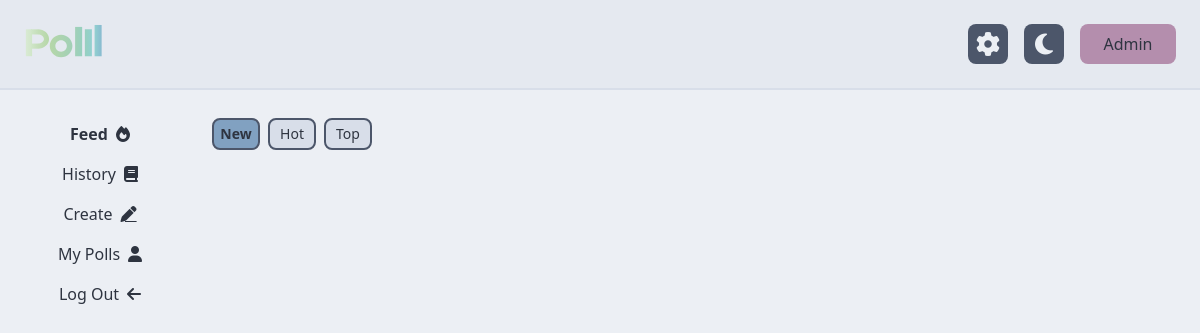
The page /home/feed (signed in) on the database as committed earlier.
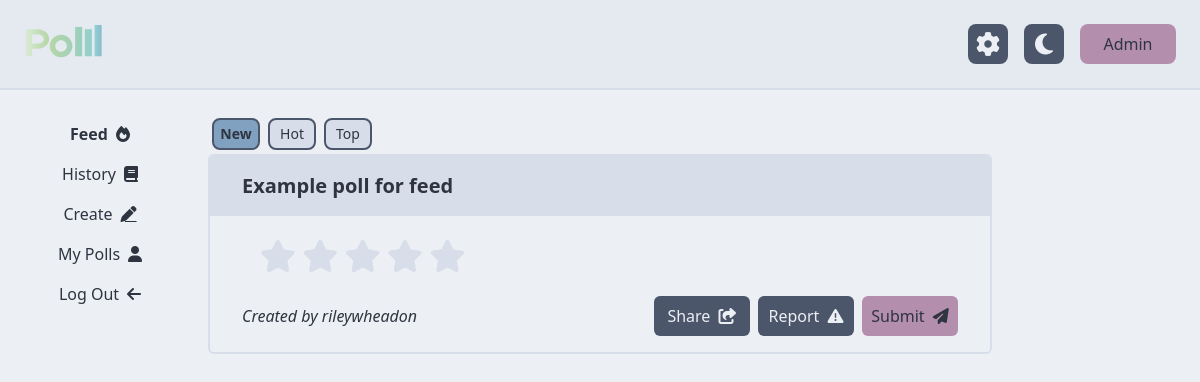
The same page on the database as committed later.
### tables this page shows
CREATE TABLE poll (
	id INTEGER PRIMARY KEY, 
	creator_id INTEGER NOT NULL, 
	question TEXT NOT NULL, 
	poll_type TEXT NOT NULL, 
	date_created DATETIME NOT NULL, 
  FOREIGN KEY (creator_id) REFERENCES user (id)
);

CREATE TABLE user (
	id INTEGER PRIMARY KEY, 
	username TEXT NOT NULL, 
	email TEXT UNIQUE NOT NULL, 
	account_created DATETIME NOT NULL, 
	last_online DATETIME NOT NULL, 
  last_poll_created DATETIME,
  next_poll_allowed DATETIME
);

### polll/home.py (the view)
@home.route("/home/feed")
@requires_auth
def feed():
    db = get_db()
    cur = db.cursor()
    id_query = """
    SELECT id
    FROM poll
    WHERE poll.creator_id != ?
    EXCEPT SELECT poll_id FROM (
        SELECT DISTINCT poll_id
        FROM response
        WHERE response.user_id = ?
        UNION
        SELECT DISTINCT poll_id
        FROM report
        WHERE report.creator_id = ?
    )
    """
    user_id = session["user"]["id"]
    res = cur.execute(id_query, (user_id, user_id, user_id))
    ids = [response["id"] for response in res.fetchall()]
    print(ids)
    poll_query = """
    SELECT poll.*, user.username AS creator
    FROM poll
    INNER JOIN user ON user.id = poll.creator_id
    WHERE poll.id = ?
    """
    answer_query = """
    SELECT *
    FROM poll_answer
    WHERE poll_id = ?
    """
    polls = []
    for id in ids:
        poll = dict(cur.execute(poll_query, (id,)).fetchone())
        print(poll)
        answers = cur.execute(answer_query, (id,)).fetchall()
        poll["answers"] = [dict(answer) for answer in answers]
        poll["poll_template"] = poll_template(poll)
        poll["url"] = id_to_url(poll["id"])
        polls.append(poll)
    session["admin"] = False
    session["tab"] = "feed"
    return render_template("home/feed.html", session=session, polls=polls)

### polll/auth.py (called while the page is built)
def requires_auth(f):
    @wraps(f)
    def decorated(*args, **kwargs):
        if "user" not in session:
            return redirect(url_for('auth.login'))
        return f(*args, **kwargs)
    return decorated

### polll/db.py (called while the page is built)
def get_db():
    if "db" not in g:
        g.db = sqlite3.connect(
            current_app.config["DATABASE"],
            detect_types=sqlite3.PARSE_DECLTYPES
        )
        g.db.row_factory = sqlite3.Row
    return g.db

### polll/models.py (called while the page is built)
def poll_template(poll):
    template = poll["poll_type"].lower().replace("_", "-")
    return f"polls/{template}.html"

def id_to_url(n):
    hash = ((0x0000FFFF & n) << 16) + ((0xFFFF0000 & n) >> 16)
    code = base64.urlsafe_b64encode(str(hash).encode()).decode()
    return f"{request.scheme}://{request.host}/poll/{code}"

### polll/templates/home/feed.html
{% extends "home/home.html" %}
{%macro filter_btn(col, colDark, text, bf="font-light") %}
  <button id="{{text}}" onclick="toggle_filter_button('{{col}}', '{{text}}')" class="bg-{{col}} text-nord-0 border-2 border-nord-3 dark:bg-{{colDark}} dark:border-nord-2 text-nord-0 rounded-lg w-9 sm:w-10 md:w-11 lg:w-12 h-6 md:h-7 lg:h-8 m-1 flex justify-center items-center {{bf}}">{{text}}</button>
{%endmacro%}
{% block home_content %}
  <div class="w-full">
    <div class="flex flex-row text-xs md:text-sm">
      {{filter_btn('nord-9', 'nord-7', 'New', 'font-semibold')}}
      {{filter_btn('nord-4', 'nord-4', 'Hot')}}
      {{filter_btn('nord-4', 'nord-4', 'Top')}}
    </div>
  </div>
{% for poll in polls %}
  {% include poll["poll_template"] %}
{% endfor %}
{% endblock %}

### polll/templates/home/home.html (shortened to what this page needs)
{% extends "base.html" %}
{% block body %}
  <div class="w-screen h-screen flex flex-col bg-nord-6 text-nord-0 dark:text-nord-4 dark:bg-nord-0">
    {% include "navbar.html" %}
    <div class="flex overflow-hidden flex-row grow lg:pt-4">
      <div class="hidden p-2 lg:block lg:w-2/12">
        {% include "home/menu-sidebar.html" %}
      </div>
      <div class="w-full overflow-auto lg:w-8/12 p-2">
        {% block home_content %}{% endblock %}
      </div>
      <div class="hidden lg:block lg:w-2/12 p-2">
      </div>
    </div>
  </div>
{% endblock %}

### polll/templates/base.html (shortened to what this page needs)
<!doctype html>
<head>
  <link href="../static/output.css" rel="stylesheet" />
  <link href="../static/styles/star-selector.css" rel="stylesheet" />
</head>
<html class="overflow-hidden overscroll-none">
  <body hx-boost="true">
    {% block body %}
    {% endblock %}
  </body>
</html>

### polll/templates/navbar.html
<div class="w-100% flex space-x-4 items-center border-b-2 bg-nord-5 border-nord-4 dark:border-nord-3 dark:bg-nord-0 p-4 lg:p-6">
  <a href="/">
    <img class="h-10" src="../static/assets/logo-name.svg" />
  </a>
  <button class="!ml-auto bg-nord-3 text-nord-6 dark:bg-nord-4 dark:text-nord-0 rounded-lg w-10 h-10 flex justify-center items-center" onclick="open_settings()">
    <i id="settings-icon" class="fas fa-gear text-2xl cursor-pointer"></i>
  </button>
  <button class="bg-nord-3 text-nord-6 dark:bg-nord-4 dark:text-nord-0 rounded-lg w-10 h-10 flex justify-center items-center" onclick="toggle_colour_scheme()">
    <i id="colour-icon" class="fas fa-moon text-2xl cursor-pointer"></i>
  </button>
  {% if session.user.email == "admin@polll.org" %} {% if session.admin %}
  <a class="bg-nord-15 text-nord-0 rounded-lg w-24 h-10 flex justify-center items-center" href="{{ url_for('home.feed') }}">
    Home
  </a>
  {% else %}
  <a class="bg-nord-15 text-nord-0 rounded-lg w-24 h-10 flex justify-center items-center" href="{{ url_for('admin.users') }}">
    Admin
  </a>
  {% endif %} {% endif %}
</div>

### polll/templates/home/menu-sidebar.html
<div class="flex flex-col overflow-hidden h-full">
  <a class="text-nord-0 dark:text-nord-6 h-10 flex justify-center items-center hover:bg-nord-8 hover:dark:bg-nord-10" href="{{ url_for('home.feed') }}">
    <span class="{% if session.tab == 'feed' %} font-black {% endif %}">
      Feed
    </span>
    <i class="ml-2 fa-solid fa-fire"></i>
  </a>
  <a class="text-nord-0 dark:text-nord-6 h-10 flex justify-center items-center hover:bg-nord-8 hover:dark:bg-nord-10" href="{{ url_for('home.history') }}">
    <span class="{% if session.tab == 'history' %} font-black {% endif %}">
      History
    </span>
    <i class="ml-2 fa-solid fa-book"></i>
  </a>
  <a class="text-nord-0 dark:text-nord-6 h-10 flex justify-center items-center hover:bg-nord-8 hover:dark:bg-nord-10" href="{{ url_for('home.create') }}">
    <span class="{% if session.tab == 'create' %} font-black {% endif %}">
      Create
    </span>
    <i class="ml-2 fa-solid fa-pen underline"></i>
  </a>
  <a class="text-nord-0 dark:text-nord-6 h-10 flex justify-center items-center hover:bg-nord-8 hover:dark:bg-nord-10" href="{{ url_for('home.mypolls') }}">
    <span class="{% if session.tab == 'mypolls' %} font-black {% endif %}">
      My Polls
    </span>
    <i class="ml-2 fa-solid fa-user"></i>
  </a>
  <a class="text-nord-0 dark:text-nord-6 h-10 flex justify-center items-center hover:bg-nord-8 hover:dark:bg-nord-10"
      href="{{ url_for('auth.logout') }}"
      hx-boost="false">
    <span>
      Log Out
    </span>
    <i class="ml-2 fa-solid fa-arrow-left"></i>
  </a>
</div>

### polll/templates/polls/numeric-star.html (shortened to what this page needs)
{% extends "polls/poll-base.html" %}
{% block poll_content %}
<div class="star-selector">
  <div class="rating-group">
    <label aria-label="0 stars"
           class="rating__label"
           for="rating00">
    </label>
    <label aria-label="0.5 stars"
           class="rating__label rating__label--half"
          for="rating05">
      <i class="rating__icon rating__icon--star fa fa-star-half"></i>
    </label>
    <label aria-label="1 stars"
           class="rating__label"
          for="rating10">
      <i class="rating__icon rating__icon--star fa fa-star"></i>
    </label>
    <label aria-label="1.5 stars"
           class="rating__label rating__label--half"
           for="rating15">
      <i class="rating__icon rating__icon--star fa fa-star-half"></i>
    </label>
    <label aria-label="2 stars"
           class="rating__label"
           for="rating20">
      <i class="rating__icon rating__icon--star fa fa-star"></i>
    </label>
    <label aria-label="2.5 stars"
           class="rating__label rating__label--half"
           for="rating25">
      <i class="rating__icon rating__icon--star fa fa-star-half"></i>
    </label>
    <label aria-label="3 stars"
           class="rating__label"
           for="rating30">
      <i class="rating__icon rating__icon--star fa fa-star"></i>
    </label>
    <label aria-label="3.5 stars"
           class="rating__label rating__label--half"
           for="rating35">
      <i class="rating__icon rating__icon--star fa fa-star-half"></i>
    </label>
    <label aria-label="4 stars"
           class="rating__label"
          for="rating40">
      <i class="rating__icon rating__icon--star fa fa-star"></i>
    </label>
    <label aria-label="4.5 stars"
           class="rating__label rating__label--half"
          for="rating45">
      <i class="rating__icon rating__icon--star fa fa-star-half"></i>
    </label>
    <label aria-label="5 stars"
           class="rating__label"
           for="rating50">
      <i class="rating__icon rating__icon--star fa fa-star"></i>
    </label>
  </div>
</div>
{% endblock %}

### polll/templates/polls/poll-base.html
<div
  class="poll-card border-2 border-nord-4 dark:border-nord-3 rounded-md mb-4 overflow-hidden"
>
  <div class="flex flex-row py-4 px-8 bg-nord-4 dark:bg-nord-2">
    <p class="text-xl font-bold">{{ poll.question }}</p>
  </div>
  <form
    class="px-8 py-4"
    hx-post="/home/response/{{ poll.id }}"
    hx-target="closest .poll-card"
    hx-trigger="submit"
    hx-swap="outerHTML"
  >
    {% block poll_content %} {% endblock %}
    <div class="flex flex-row text-l items-center mt-4">
      <p><i>Created by {{ poll.creator }}</i></p>
      <button
        class="ml-auto w-24 h-10 rounded-md py-1 bg-nord-3 dark:bg-nord-4 text-nord-6 dark:text-nord-0"
        onclick="navigator.clipboard.writeText('{{ poll.url }}')"
        type="button"
      >
        Share
        <i class="ml-1 fa fa-share-from-square"></i>
      </button>
      <button
        class="ml-2 w-24 h-10 rounded-md py-1 bg-nord-3 dark:bg-nord-4 text-nord-6 dark:text-nord-0"
        hx-post="/home/report/{{ poll.id }}"
        hx-confirm="Are you sure you want to report this poll?"
        hx-swap="outerHTML"
      >
        Report
        <i class="ml-1 fa fa-triangle-exclamation"></i>
      </button>
      <button
        class="ml-2 w-24 h-10 rounded-md py-1 bg-nord-15 text-nord-0"
        type="submit"
      >
        Submit
        <i class="ml-1 fa fa-paper-plane"></i>
      </button>
    </div>
  </form>
</div>

### polll/static/styles/star-selector.css (style rules this page uses)
:root { --star-active: #b48ead; --star-inactive: #d8dee9; }
.rating-group { display: inline-flex; }
.rating__icon { pointer-events: none; }
.rating__label { cursor: pointer; padding: 0 0.1em; font-size: 2rem; }
.rating__label--half { padding-right: 0; width: 0.7em; margin-right: -0.7em; z-index: 2; }
.rating__icon--star { color: var(--star-active); }
.rating__input:checked ~ .rating__label .rating__icon--star { color: var(--star-inactive); }

Rows that differ between the two databases and show on the page:
added poll: question "Example poll for feed", creator "rileywheadon"
